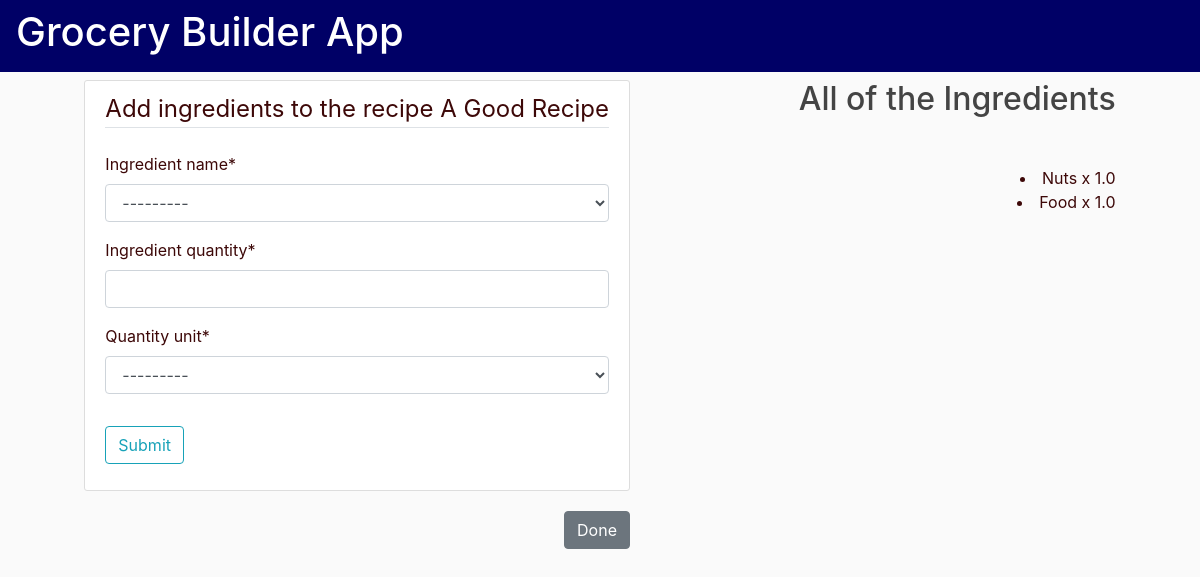
Page /recipe/18/add_ingredient on the committed database.
### recipes/models.py (models this page shows)
class Recipe(models.Model):
    recipe_name = models.CharField(max_length=100)
    recipe_category = models.ForeignKey(
        'components.RecipeCategory', on_delete=models.CASCADE, related_name='recipe_category')
    recipe_image = models.ImageField(
        blank=True, null=True, default="default.jpg", upload_to="recipe_pics/")
    recipe_instructions = models.TextField(blank=True, null=True)
    recipe_location = models.ForeignKey(
        'components.RecipeBook', on_delete=models.CASCADE, related_name='recipe_location', blank=True, null=True)
    location_page_number = models.IntegerField(blank=True, null=True)
    ingredients = models.ManyToManyField('Ingredient', blank=True)
    def __str__(self):
        return self.recipe_name

class Ingredient(models.Model):
    ingredient_name = models.ForeignKey(
        'components.Food', on_delete=models.CASCADE, related_name='ingredient_name')
    ingredient_quantity = models.FloatField()
    quantity_unit = models.ForeignKey(
        'components.MeasuringUnit', on_delete=models.CASCADE, related_name='quantity_unit')
    def __str__(self):
        return self.ingredient_name.food_name

### components/models.py (models this page shows)
class Food(models.Model):
    food_name = models.CharField(max_length=100)
    food_category = models.ForeignKey(
        'FoodCategory', on_delete=models.CASCADE, related_name='food_category')
    food_aisle = models.ForeignKey(
        'Aisle', on_delete=models.CASCADE, related_name='food_aisle', blank=True, null=True)
    def __str__(self):
        return self.food_name
    class Meta():
        ordering = ['food_aisle']

### recipes/views.py (the view)
# urls.py: path('recipe/<int:pk>/add_ingredient',
def add_ingredient(request, pk):
    if request.method == 'POST':
        form = IngredientForm(request.POST or None)
        validation = Recipe.objects.get(pk=pk).ingredients.all()
        if form.is_valid:
            form.save(commit=False)
            for obj in validation:
                if str(obj) == str(form.cleaned_data.get('ingredient_name')):
                    messages.error(
                        request, f'{str(obj)} is already in the recipe')
                    return redirect(f'/recipe/{pk}/add_ingredient')
            form.save()
            Recipe.objects.get(pk=pk).ingredients.add(
                Ingredient.objects.get(pk=form.save().pk))
        return redirect(f'/recipe/{pk}/add_ingredient')
    else:
        form = IngredientForm()
        data = Recipe.objects.get(pk=pk)
    return render(request, 'recipes/ingredient_form.html', {'form': form, 'data': data})

### recipes/forms.py
class IngredientForm(forms.ModelForm):
    class Meta:
        model = Ingredient
        fields = '__all__'

### components/models.py (called while the page is built)
    def __str__(self):
        return self.unit_name

### templates/recipes/ingredient_form.html (shortened to what this page needs)
{% extends 'base.html' %}
{% load crispy_forms_tags %}
{% block content %}
<div class='content-section'>
    <form method="POST">
        <fieldset class='form-group'>
            <legend class="border-bottom mb-4">Add ingredients to the recipe {{ data }}</legend>
            {{ form|crispy }}
        </fieldset>
        <div class="form-group">
            <button class='btn btn-outline-info' type='submit'>Submit</button>
        </div>
    </form>
</div>
<a style="float: right" class="btn btn-secondary" href="{% url 'home' %}">Done</a>
{% endblock %}
{% block content2 %}
<div>
    <h2>All of the Ingredients</h2>
    <p class="article-content"> {% for ingred in data.ingredients.all %}
        <li style="float: right;">{{ ingred }} x {{ingred.ingredient_quantity}}</li><br>
        {% endfor %}
    </p>
</div>
{% endblock %}

### home/static/home/main.css (style rules this page uses)
body { background: #fafafa; color: #3d0808; margin-top: 5rem; }
h1, h2, h3, h4, h5, h6 { color: #444444; }
.content-section { background: #ffffff; padding: 10px 20px; border: 1px solid #dddddd; border-radius: 3px; margin-bottom: 20px; }
.article-content { white-space: pre-line; }

### rows in the picture
Recipe: recipe_name "A Good Recipe"
Ingredient: ingredient_name.food_name "Nuts", ingredient_quantity "1.0"
Ingredient: ingredient_name.food_name "Food", ingredient_quantity "1.0"
